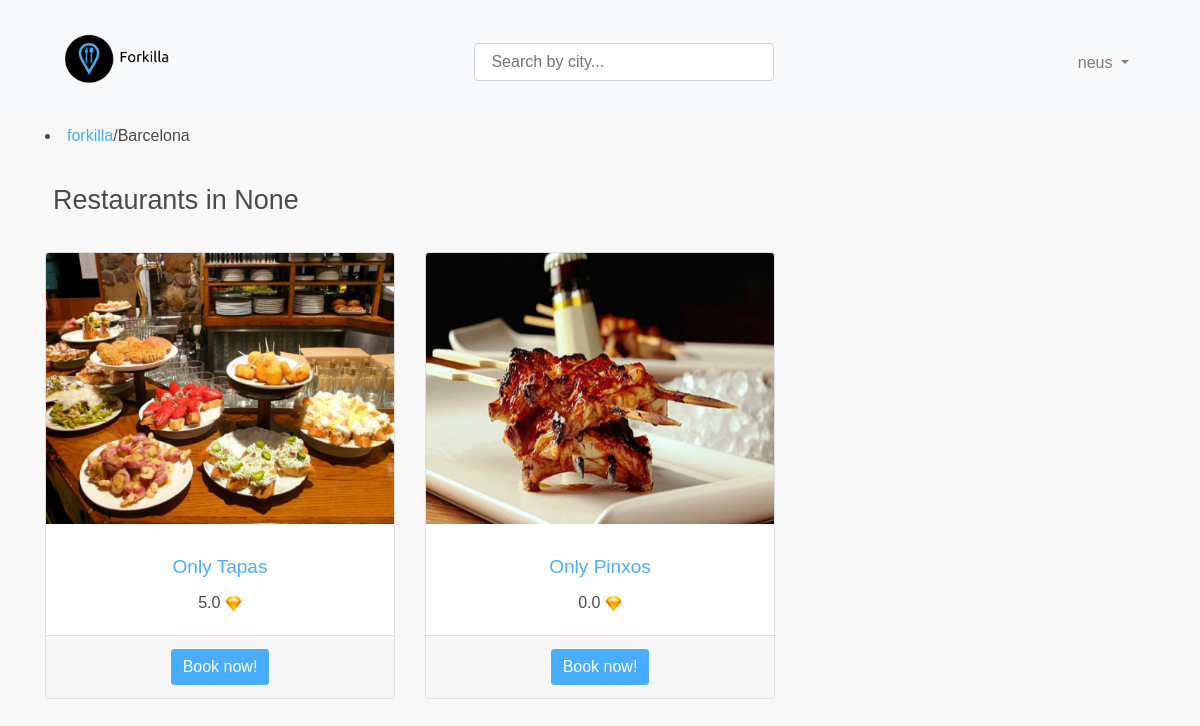
The app's page /restaurants/Barcelona/ (signed in) with its own data.
### forkilla/models.py (models this page shows, shortened)
class Restaurant(models.Model):
    CATEGORIES = (
        ("Rice", "Rice"),
        ("Fusi", "Fusion"),
        ("BBQ", "Barbecue"),
        ("Chin", "Chinese"),
        ("Medi", "Mediterranean"),
        ("Crep", "Creperie"),
        ("Hind", "Hindu"),
        ("Japa", "Japanese"),
        ("Ital", "Italian"),
        ("Mexi", "Mexican"),
        ("Peru", "Peruvian"),
        ("Russ", "Russian"),
        ("Turk", "Turkish"),
        ("Basq", "Basque"),
        ("Vegy", "Vegetarian"),
        ("Afri", "African"),
        ("Egyp", "Egyptian"),
        ("Grek", "Greek")
    )
    _d_categories = dict(CATEGORIES)
    restaurant_number = models.CharField(max_length=8, unique=True)
    name = models.CharField(max_length=50)
    menu_description = models.TextField()
    price_average = models.DecimalField(max_digits=5, decimal_places=2)
    is_promot = models.BooleanField()
    rate = models.DecimalField(default=0.0, max_digits=2, decimal_places=1,
                               validators=[MinValueValidator(0.0), MaxValueValidator(5.0)])
    address = models.CharField(max_length=50)
    city = models.CharField(max_length=50)
    country = models.CharField(max_length=50)
    featured_photo = models.ImageField(upload_to="images/")
    category = models.CharField(max_length=5, choices=CATEGORIES)
    restaurant_capacity = models.PositiveIntegerField(validators=[MaxValueValidator(999)])

### forkilla/views.py (the view)
# urls.py: url(r'^restaurants/(?P<city>.*)/$', views.restaurants, name='restaurants'),
def restaurants(request, city="", category=""):
    promoted = False
    viewedrestaurants = _check_session(request)
    query = request.GET.get('q')
    if query:
        restaurants = Restaurant.objects.filter(city=query)
    else:
        if city:
            restaurants = Restaurant.objects.filter(city=city)
            if category:
                restaurants = restaurants.filter(category=category)
        else:
            restaurants = Restaurant.objects.filter(is_promot="True")
            promoted = True
    context = {
        'city': city,
        'category': category,
        'restaurants': restaurants,
        'promoted': promoted,
        'viewedrestaurants': viewedrestaurants,
        'search_result': query,
    }
    return render(request, 'forkilla/restaurants.html', context)

### forkilla/views.py (called while the page is built)
def _check_session(request):
    try:
        if "viewedrestaurants" not in request.session:
            viewedrestaurants = ViewedRestaurants()
            viewedrestaurants.save()
            request.session["viewedrestaurants"] = viewedrestaurants.id_vr
        else:
            viewedrestaurants = ViewedRestaurants.objects.get(id_vr=request.session["viewedrestaurants"])
    except (KeyError, Reservation.DoesNotExist, AttributeError):
        return HttpResponse("The specified Viewed Restaurant does not exist!")
    return viewedrestaurants

### templates/forkilla/restaurants.html (shortened to what this page needs)
<!DOCTYPE html>
<html lang="en">
<head>
</head>
<body>
    {% extends 'forkilla/base.html' %}
    {% block content %}
    {% load static %}
        <br>
        {% if city %}
             <li>
                 {% if category %}
                     <a href="{% url 'index' %}forkilla">forkilla</a>/<a href="{% url 'restaurants' city%}">{{ city }}</a>/{{ category }}
                 {% else %}
                     <a href="{% url 'index' %}forkilla">forkilla</a>/{{city}}
                 {% endif %}
             </li>
        {% endif %}
        {% if restaurants %}
            {% if promoted %}
                <br>
                <h2>Most Popular Restaurants</h2>
            {% else %}
                <br>
                <h2>Restaurants in {{ search_result }}</h2>
            {% endif %}
            <br>
            <form action="{% url 'reservation'%}" method="get">
            <div class="row text-center">
                {% for restaurant in restaurants %}
                    <div class="col-lg-4 col-md-4 mb-4">
                        <div class="card h-100">
                            {% if restaurant.featured_photo %}
                                <img class="card-img-top" src="{{ restaurant.featured_photo.url }}" alt="">
                            {% endif %}
                                <div class="card-body">
                                    <a href="{% url 'details' restaurant.restaurant_number%}" >
                                        <h4 class="card-title">{{restaurant.name}}</h4>
                                    </a>
                                    <p class="card-text">{{restaurant.rate}} <img src="{% static 'forkilla/images/diamond.ico' %}" alt="diamond" style="width:17px;"></p>
                                </div>
                                <div class="card-footer">
                                    <button class="btn btn-primary" type="submit" name="reservation" value={{restaurant.restaurant_number}} > Book now!</button>
                                </div>
                            </div>
                        </div>
                {% endfor %}
            </div>
            </form>
        {% else %}
            <p>No restaurants are available.</p>
        {% endif %}
    {% endblock %}

### templates/forkilla/base.html (shortened to what this page needs)
{% load static %}
<!DOCTYPE html>
<html lang="en">
<head>
    {% load static %}
    <link rel="stylesheet" href="https://maxcdn.bootstrapcdn.com/bootstrap/4.3.1/css/bootstrap.min.css">
    <link rel="stylesheet" href="{% static 'forkilla/css/style.css' %}">
</head>
<body>
    <nav class="navbar navbar-expand-sm bg-light navbar-light fixed-top">
        <div class="container-fluid">
            <a class="navbar-brand" href="{% url 'index' %}">
                <img src="{% static 'forkilla/images/logo1.png' %}" alt="logo" style="width:150px;">
            </a>
            <form class="from-inline" method="GET" action="" id="searchform">
                <input style="width: 300px" class="form-control mr-sm-3" type="text" id="searchbox" name="q" value="{{ request.GET.q }}" placeholder=" Search by city...">
            </form>
            <ul class="navbar-nav">
                {% if not request.user.is_authenticated %}
                    <li class="nav-item">
                        <a class="nav-link" href="accounts/login">Sign in</a>
                    </li>
                    <li class="nav-item">
                        <a class="nav-link"  href="register" style=" border-color: #01579b ;border:1px; border-style: solid;">Sign up</a>
                    </li>
                {% else %}
                    <li class="nav-item dropdown">
                        <a class="nav-link dropdown-toggle" href="#" id="navbardrop" data-toggle="dropdown">
                            {{ user }}
                        </a>
                    </li>
                {% endif %}
            </ul>
        </div>
    </nav>
    <div class="container">
        {% block content %}
        {% endblock %}
        <br><br>
    </div>
</body>
</html>

### static/forkilla/css/style.css (style rules this page uses)
:root { --fore-color: rgba(0, 0, 0, 0.7); --secondary-fore-color: #444; --back-color: #f8f8f8; --secondary-back-color: #f0f0f0; --blockquote-color: #f57c00; --pre-color: #1565c0; --border-color: #aaa; --secondary-border-color: #ddd; --heading-ratio: 1.19; --universal-margin: 0.5rem; --universal-padding: 0.5rem; --universal-border-radius: 0.125rem; --a-link-color: #0277bd; --a-visited-color: #01579b; }
html { font-size: 16px; padding-top: 100px; }
html, * { font-family: Helvetica; line-height: 1.5; -webkit-text-size-adjust: 100%; }
a, b, del, em, i, ins, q, span, strong, u { font-size: 1em; }
#searchform { position:absolute; right:31.5%; top:30%; width:30%; }
* { font-size: 1rem; }
body { margin: 0; color: var(--fore-color); background: var(--back-color); }
h1, h2, h3, h4, h5, h6 { line-height: 1.2; margin: calc(1.5 * var(--universal-margin)) var(--universal-margin); font-weight: 500; }
h2 { font-size: calc(1rem * var(--heading-ratio) * var(--heading-ratio) * var(--heading-ratio)); }
h4 { font-size: calc(1rem * var(--heading-ratio)); }
p { margin: var(--universal-margin); }
ol, ul { margin: var(--universal-margin); padding-left: calc(2 * var(--universal-margin)); }
nav * { padding: var(--universal-padding) calc(1.5 * var(--universal-padding)); }
a:link { color: rgb(73, 173, 255); text-decoration: none; }
button.btn-primary { background-color: rgb(73, 173, 255); border-color: white; }

### records on screen
Restaurant: featured_photo (picture), name "Only Tapas", rate "5.0", {{ restaurant.restaurant_number }} 09186777 (drawn)
Restaurant: featured_photo (picture), name "Only Pinxos", rate "0.0", {{ restaurant.restaurant_number }} 09186666 (drawn)

### other values on screen
{{ user }} "neus"
{{ city }} "Barcelona"
{{ search_result }} "None"
